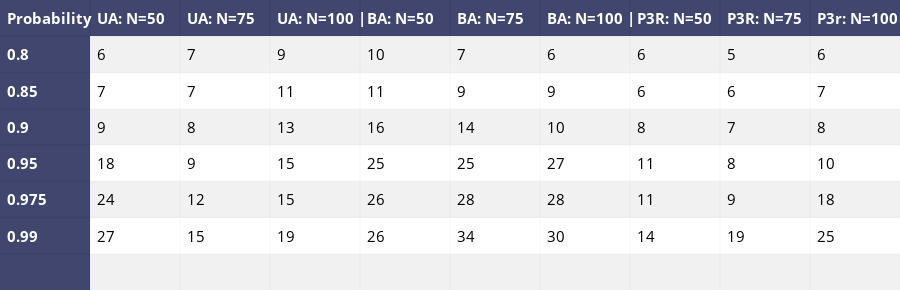

The notebook cell saved with this chart:
### Code cell
data_matrix = [['Probability', 'UA: N=50', 'UA: N=75','UA: N=100 |','BA: N=50', 'BA: N=75','BA: N=100 |','P3R: N=50', 'P3R: N=75','P3r: N=100'],
               ['0.8']+list1ua+list1ba+list1p3r,
               ['0.85']+list2ua+list2ba+list2p3r,
               ['0.9']+list3ua+list3ba+list3p3r,
               ['0.95']+list4ua+list4ba+list4p3r,
               ['0.975']+list5ua+list5ba+list5p3r,
               ['0.99']+list6ua+list6ba+list6p3r,
               ['','','','','','','','','','']
               ]

table = ff.create_table(data_matrix,index=True, index_title='Date')
for i in range(len(table.layout.annotations)):
    table.layout.annotations[i].font.size = 15
iplot(table, filename='simple_table')

### Figure 1 — Plotly figure (JSON) as saved in the notebook; plotly's stock layout.template omitted (floating-point values rounded to 4 significant figures)
{"data": [{"colorscale": [[0, "#00083e"], [0.5, "#ededee"], [1, "#ffffff"]], "hoverinfo": "none", "opacity": 0.75, "showscale": false, "type": "heatmap", "z": [[0, 0, 0, 0, 0, 0, 0, 0, 0, 0], [0, 0.5, 0.5, 0.5, 0.5, 0.5, 0.5, 0.5, 0.5, 0.5], [0, 1, 1, 1, 1, 1, 1, 1, 1, 1], [0, 0.5, 0.5, 0.5, 0.5, 0.5, 0.5, 0.5, 0.5, 0.5], [0, 1, 1, 1, 1, 1, 1, 1, 1, 1], [0, 0.5, 0.5, 0.5, 0.5, 0.5, 0.5, 0.5, 0.5, 0.5], [0, 1, 1, 1, 1, 1, 1, 1, 1, 1], [0, 0.5, 0.5, 0.5, 0.5, 0.5, 0.5, 0.5, 0.5, 0.5]]}], "layout": {"annotations": [{"align": "left", "font": {"color": "#ffffff", "size": 15}, "showarrow": false, "text": "<b>Probability</b>", "x": -0.45, "xanchor": "left", "xref": "x1", "y": 0, "yref": "y1"}, {"align": "left", "font": {"color": "#ffffff", "size": 15}, "showarrow": false, "text": "<b>UA: N=50</b>", "x": 0.55, "xanchor": "left", "xref": "x1", "y": 0, "yref": "y1"}, {"align": "left", "font": {"color": "#ffffff", "size": 15}, "showarrow": false, "text": "<b>UA: N=75</b>", "x": 1.55, "xanchor": "left", "xref": "x1", "y": 0, "yref": "y1"}, {"align": "left", "font": {"color": "#ffffff", "size": 15}, "showarrow": false, "text": "<b>UA: N=100 |</b>", "x": 2.55, "xanchor": "left", "xref": "x1", "y": 0, "yref": "y1"}, {"align": "left", "font": {"color": "#ffffff", "size": 15}, "showarrow": false, "text": "<b>BA: N=50</b>", "x": 3.55, "xanchor": "left", "xref": "x1", "y": 0, "yref": "y1"}, {"align": "left", "font": {"color": "#ffffff", "size": 15}, "showarrow": false, "text": "<b>BA: N=75</b>", "x": 4.55, "xanchor": "left", "xref": "x1", "y": 0, "yref": "y1"}, {"align": "left", "font": {"color": "#ffffff", "size": 15}, "showarrow": false, "text": "<b>BA: N=100 |</b>", "x": 5.55, "xanchor": "left", "xref": "x1", "y": 0, "yref": "y1"}, {"align": "left", "font": {"color": "#ffffff", "size": 15}, "showarrow": false, "text": "<b>P3R: N=50</b>", "x": 6.55, "xanchor": "left", "xref": "x1", "y": 0, "yref": "y1"}, {"align": "left", "font": {"color": "#ffffff", "size": 15}, "showarrow": false, "text": "<b>P3R: N=75</b>", "x": 7.55, "xanchor": "left", "xref": "x1", "y": 0, "yref": "y1"}, {"align": "left", "font": {"color": "#ffffff", "size": 15}, "showarrow": false, "text": "<b>P3r: N=100</b>", "x": 8.55, "xanchor": "left", "xref": "x1", "y": 0, "yref": "y1"}, {"align": "left", "font": {"color": "#ffffff", "size": 15}, "showarrow": false, "text": "<b>0.8</b>", "x": -0.45, "xanchor": "left", "xref": "x1", "y": 1, "yref": "y1"}, {"align": "left", "font": {"color": "#000000", "size": 15}, "showarrow": false, "text": "6", "x": 0.55, "xanchor": "left", "xref": "x1", "y": 1, "yref": "y1"}, {"align": "left", "font": {"color": "#000000", "size": 15}, "showarrow": false, "text": "7", "x": 1.55, "xanchor": "left", "xref": "x1", "y": 1, "yref": "y1"}, {"align": "left", "font": {"color": "#000000", "size": 15}, "showarrow": false, "text": "9", "x": 2.55, "xanchor": "left", "xref": "x1", "y": 1, "yref": "y1"}, {"align": "left", "font": {"color": "#000000", "size": 15}, "showarrow": false, "text": "10", "x": 3.55, "xanchor": "left", "xref": "x1", "y": 1, "yref": "y1"}, {"align": "left", "font": {"color": "#000000", "size": 15}, "showarrow": false, "text": "7", "x": 4.55, "xanchor": "left", "xref": "x1", "y": 1, "yref": "y1"}, {"align": "left", "font": {"color": "#000000", "size": 15}, "showarrow": false, "text": "6", "x": 5.55, "xanchor": "left", "xref": "x1", "y": 1, "yref": "y1"}, {"align": "left", "font": {"color": "#000000", "size": 15}, "showarrow": false, "text": "6", "x": 6.55, "xanchor": "left", "xref": "x1", "y": 1, "yref": "y1"}, {"align": "left", "font": {"color": "#000000", "size": 15}, "showarrow": false, "text": "5", "x": 7.55, "xanchor": "left", "xref": "x1", "y": 1, "yref": "y1"}, {"align": "left", "font": {"color": "#000000", "size": 15}, "showarrow": false, "text": "6", "x": 8.55, "xanchor": "left", "xref": "x1", "y": 1, "yref": "y1"}, {"align": "left", "font": {"color": "#ffffff", "size": 15}, "showarrow": false, "text": "<b>0.85</b>", "x": -0.45, "xanchor": "left", "xref": "x1", "y": 2, "yref": "y1"}, {"align": "left", "font": {"color": "#000000", "size": 15}, "showarrow": false, "text": "7", "x": 0.55, "xanchor": "left", "xref": "x1", "y": 2, "yref": "y1"}, {"align": "left", "font": {"color": "#000000", "size": 15}, "showarrow": false, "text": "7", "x": 1.55, "xanchor": "left", "xref": "x1", "y": 2, "yref": "y1"}, {"align": "left", "font": {"color": "#000000", "size": 15}, "showarrow": false, "text": "11", "x": 2.55, "xanchor": "left", "xref": "x1", "y": 2, "yref": "y1"}, {"align": "left", "font": {"color": "#000000", "size": 15}, "showarrow": false, "text": "11", "x": 3.55, "xanchor": "left", "xref": "x1", "y": 2, "yref": "y1"}, {"align": "left", "font": {"color": "#000000", "size": 15}, "showarrow": false, "text": "9", "x": 4.55, "xanchor": "left", "xref": "x1", "y": 2, "yref": "y1"}, {"align": "left", "font": {"color": "#000000", "size": 15}, "showarrow": false, "text": "9", "x": 5.55, "xanchor": "left", "xref": "x1", "y": 2, "yref": "y1"}, {"align": "left", "font": {"color": "#000000", "size": 15}, "showarrow": false, "text": "6", "x": 6.55, "xanchor": "left", "xref": "x1", "y": 2, "yref": "y1"}, {"align": "left", "font": {"color": "#000000", "size": 15}, "showarrow": false, "text": "6", "x": 7.55, "xanchor": "left", "xref": "x1", "y": 2, "yref": "y1"}, {"align": "left", "font": {"color": "#000000", "size": 15}, "showarrow": false, "text": "7", "x": 8.55, "xanchor": "left", "xref": "x1", "y": 2, "yref": "y1"}, {"align": "left", "font": {"color": "#ffffff", "size": 15}, "showarrow": false, "text": "<b>0.9</b>", "x": -0.45, "xanchor": "left", "xref": "x1", "y": 3, "yref": "y1"}, {"align": "left", "font": {"color": "#000000", "size": 15}, "showarrow": false, "text": "9", "x": 0.55, "xanchor": "left", "xref": "x1", "y": 3, "yref": "y1"}, {"align": "left", "font": {"color": "#000000", "size": 15}, "showarrow": false, "text": "8", "x": 1.55, "xanchor": "left", "xref": "x1", "y": 3, "yref": "y1"}, {"align": "left", "font": {"color": "#000000", "size": 15}, "showarrow": false, "text": "13", "x": 2.55, "xanchor": "left", "xref": "x1", "y": 3, "yref": "y1"}, {"align": "left", "font": {"color": "#000000", "size": 15}, "showarrow": false, "text": "16", "x": 3.55, "xanchor": "left", "xref": "x1", "y": 3, "yref": "y1"}, {"align": "left", "font": {"color": "#000000", "size": 15}, "showarrow": false, "text": "14", "x": 4.55, "xanchor": "left", "xref": "x1", "y": 3, "yref": "y1"}, {"align": "left", "font": {"color": "#000000", "size": 15}, "showarrow": false, "text": "10", "x": 5.55, "xanchor": "left", "xref": "x1", "y": 3, "yref": "y1"}, {"align": "left", "font": {"color": "#000000", "size": 15}, "showarrow": false, "text": "8", "x": 6.55, "xanchor": "left", "xref": "x1", "y": 3, "yref": "y1"}, {"align": "left", "font": {"color": "#000000", "size": 15}, "showarrow": false, "text": "7", "x": 7.55, "xanchor": "left", "xref": "x1", "y": 3, "yref": "y1"}, {"align": "left", "font": {"color": "#000000", "size": 15}, "showarrow": false, "text": "8", "x": 8.55, "xanchor": "left", "xref": "x1", "y": 3, "yref": "y1"}, {"align": "left", "font": {"color": "#ffffff", "size": 15}, "showarrow": false, "text": "<b>0.95</b>", "x": -0.45, "xanchor": "left", "xref": "x1", "y": 4, "yref": "y1"}, {"align": "left", "font": {"color": "#000000", "size": 15}, "showarrow": false, "text": "18", "x": 0.55, "xanchor": "left", "xref": "x1", "y": 4, "yref": "y1"}, {"align": "left", "font": {"color": "#000000", "size": 15}, "showarrow": false, "text": "9", "x": 1.55, "xanchor": "left", "xref": "x1", "y": 4, "yref": "y1"}, {"align": "left", "font": {"color": "#000000", "size": 15}, "showarrow": false, "text": "15", "x": 2.55, "xanchor": "left", "xref": "x1", "y": 4, "yref": "y1"}, {"align": "left", "font": {"color": "#000000", "size": 15}, "showarrow": false, "text": "25", "x": 3.55, "xanchor": "left", "xref": "x1", "y": 4, "yref": "y1"}, {"align": "left", "font": {"color": "#000000", "size": 15}, "showarrow": false, "text": "25", "x": 4.55, "xanchor": "left", "xref": "x1", "y": 4, "yref": "y1"}, {"align": "left", "font": {"color": "#000000", "size": 15}, "showarrow": false, "text": "27", "x": 5.55, "xanchor": "left", "xref": "x1", "y": 4, "yref": "y1"}, {"align": "left", "font": {"color": "#000000", "size": 15}, "showarrow": false, "text": "11", "x": 6.55, "xanchor": "left", "xref": "x1", "y": 4, "yref": "y1"}, {"align": "left", "font": {"color": "#000000", "size": 15}, "showarrow": false, "text": "8", "x": 7.55, "xanchor": "left", "xref": "x1", "y": 4, "yref": "y1"}, {"align": "left", "font": {"color": "#000000", "size": 15}, "showarrow": false, "text": "10", "x": 8.55, "xanchor": "left", "xref": "x1", "y": 4, "yref": "y1"}, {"align": "left", "font": {"color": "#ffffff", "size": 15}, "showarrow": false, "text": "<b>0.975</b>", "x": -0.45, "xanchor": "left", "xref": "x1", "y": 5, "yref": "y1"}, {"align": "left", "font": {"color": "#000000", "size": 15}, "showarrow": false, "text": "24", "x": 0.55, "xanchor": "left", "xref": "x1", "y": 5, "yref": "y1"}, {"align": "left", "font": {"color": "#000000", "size": 15}, "showarrow": false, "text": "12", "x": 1.55, "xanchor": "left", "xref": "x1", "y": 5, "yref": "y1"}, {"align": "left", "font": {"color": "#000000", "size": 15}, "showarrow": false, "text": "15", "x": 2.55, "xanchor": "left", "xref": "x1", "y": 5, "yref": "y1"}, {"align": "left", "font": {"color": "#000000", "size": 15}, "showarrow": false, "text": "26", "x": 3.55, "xanchor": "left", "xref": "x1", "y": 5, "yref": "y1"}, {"align": "left", "font": {"color": "#000000", "size": 15}, "showarrow": false, "text": "28", "x": 4.55, "xanchor": "left", "xref": "x1", "y": 5, "yref": "y1"}, {"align": "left", "font": {"color": "#000000", "size": 15}, "showarrow": false, "text": "28", "x": 5.55, "xanchor": "left", "xref": "x1", "y": 5, "yref": "y1"}, {"align": "left", "font": {"color": "#000000", "size": 15}, "showarrow": false, "text": "11", "x": 6.55, "xanchor": "left", "xref": "x1", "y": 5, "yref": "y1"}, {"align": "left", "font": {"color": "#000000", "size": 15}, "showarrow": false, "text": "9", "x": 7.55, "xanchor": "left", "xref": "x1", "y": 5, "yref": "y1"}, {"align": "left", "font": {"color": "#000000", "size": 15}, "showarrow": false, "text": "18", "x": 8.55, "xanchor": "left", "xref": "x1", "y": 5, "yref": "y1"}, {"align": "left", "font": {"color": "#ffffff", "size": 15}, "showarrow": false, "text": "<b>0.99</b>", "x": -0.45, "xanchor": "left", "xref": "x1", "y": 6, "yref": "y1"}, {"align": "left", "font": {"color": "#000000", "size": 15}, "showarrow": false, "text": "27", "x": 0.55, "xanchor": "left", "xref": "x1", "y": 6, "yref": "y1"}, {"align": "left", "font": {"color": "#000000", "size": 15}, "showarrow": false, "text": "15", "x": 1.55, "xanchor": "left", "xref": "x1", "y": 6, "yref": "y1"}, {"align": "left", "font": {"color": "#000000", "size": 15}, "showarrow": false, "text": "19", "x": 2.55, "xanchor": "left", "xref": "x1", "y": 6, "yref": "y1"}, {"align": "left", "font": {"color": "#000000", "size": 15}, "showarrow": false, "text": "26", "x": 3.55, "xanchor": "left", "xref": "x1", "y": 6, "yref": "y1"}, {"align": "left", "font": {"color": "#000000", "size": 15}, "showarrow": false, "text": "34", "x": 4.55, "xanchor": "left", "xref": "x1", "y": 6, "yref": "y1"}, {"align": "left", "font": {"color": "#000000", "size": 15}, "showarrow": false, "text": "30", "x": 5.55, "xanchor": "left", "xref": "x1", "y": 6, "yref": "y1"}, {"align": "left", "font": {"color": "#000000", "size": 15}, "showarrow": false, "text": "14", "x": 6.55, "xanchor": "left", "xref": "x1", "y": 6, "yref": "y1"}, {"align": "left", "font": {"color": "#000000", "size": 15}, "showarrow": false, "text": "19", "x": 7.55, "xanchor": "left", "xref": "x1", "y": 6, "yref": "y1"}, {"align": "left", "font": {"color": "#000000", "size": 15}, "showarrow": false, "text": "25", "x": 8.55, "xanchor": "left", "xref": "x1", "y": 6, "yref": "y1"}, {"align": "left", "font": {"color": "#ffffff", "size": 15}, "showarrow": false, "text": "<b></b>", "x": -0.45, "xanchor": "left", "xref": "x1", "y": 7, "yref": "y1"}, {"align": "left", "font": {"color": "#000000", "size": 15}, "showarrow": false, "text": "", "x": 0.55, "xanchor": "left", "xref": "x1", "y": 7, "yref": "y1"}, {"align": "left", "font": {"color": "#000000", "size": 15}, "showarrow": false, "text": "", "x": 1.55, "xanchor": "left", "xref": "x1", "y": 7, "yref": "y1"}, {"align": "left", "font": {"color": "#000000", "size": 15}, "showarrow": false, "text": "", "x": 2.55, "xanchor": "left", "xref": "x1", "y": 7, "yref": "y1"}, {"align": "left", "font": {"color": "#000000", "size": 15}, "showarrow": false, "text": "", "x": 3.55, "xanchor": "left", "xref": "x1", "y": 7, "yref": "y1"}, {"align": "left", "font": {"color": "#000000", "size": 15}, "showarrow": false, "text": "", "x": 4.55, "xanchor": "left", "xref": "x1", "y": 7, "yref": "y1"}, {"align": "left", "font": {"color": "#000000", "size": 15}, "showarrow": false, "text": "", "x": 5.55, "xanchor": "left", "xref": "x1", "y": 7, "yref": "y1"}, {"align": "left", "font": {"color": "#000000", "size": 15}, "showarrow": false, "text": "", "x": 6.55, "xanchor": "left", "xref": "x1", "y": 7, "yref": "y1"}, {"align": "left", "font": {"color": "#000000", "size": 15}, "showarrow": false, "text": "", "x": 7.55, "xanchor": "left", "xref": "x1", "y": 7, "yref": "y1"}, {"align": "left", "font": {"color": "#000000", "size": 15}, "showarrow": false, "text": "", "x": 8.55, "xanchor": "left", "xref": "x1", "y": 7, "yref": "y1"}], "height": 290, "margin": {"b": 0, "l": 0, "r": 0, "t": 0}, "xaxis": {"dtick": 1, "gridwidth": 2, "showticklabels": false, "tick0": -0.5, "ticks": "", "zeroline": false}, "yaxis": {"autorange": "reversed", "dtick": 1, "gridwidth": 2, "showticklabels": false, "tick0": 0.5, "ticks": "", "zeroline": false}}}
